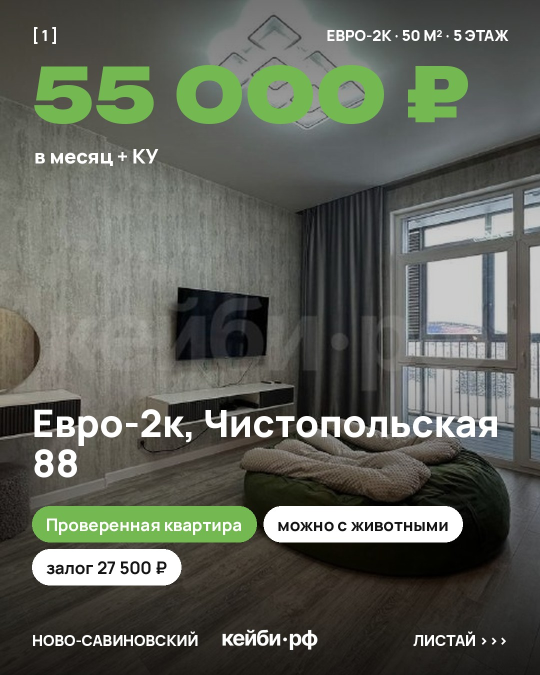
#> input picture posts/62059/1.jpg, 1080 x 1350 px (shown at 1/2 size)
$ python -i autopost.py   (imports and definitions only)
#> lines starting #> are read from the running program, lines starting #| are printed output that depends on the picture
#> further down, picture is the input picture: PIL image 1080x1350 RGB; mean R, G, B 94.6, 98.5, 88.7
"""Автопостинг каруселей из t.me/adresakzn в Instagram @keyby_kzn.

Команды:
  python autopost.py prepare            — выбрать объявление, собрать слайды в posts/<id>/
  python autopost.py publish <id>       — опубликовать карусель posts/<id>/ в Instagram
  python autopost.py refresh            — продлить токен Instagram (печатает новый токен)
"""
import io
import json
import os
import re
import sys
import time
from pathlib import Path

import requests
from bs4 import BeautifulSoup
from PIL import Image, ImageDraw, ImageFont

ROOT = Path(__file__).parent
POSTS = ROOT / "posts"
STATE = ROOT / "state" / "posted.json"
FONTS = ROOT / "fonts"

CHANNEL = os.environ.get("TG_CHANNEL", "adresakzn")
REPO = os.environ.get("GITHUB_REPOSITORY", "mkrvu/keyby_kzn-autopost")
BRANCH = os.environ.get("GITHUB_REF_NAME", "main")
GRAPH = "https://graph.instagram.com/v23.0"
UA = {"User-Agent": "Mozilla/5.0 (Macintosh; Intel Mac OS X 10_15_7) AppleWebKit/537.36 Chrome/124 Safari/537.36"}

W, H = 1080, 1350
ACCENT = (116, 184, 81)  # зелёный кейби
WHITE = (255, 255, 255)


# ---------------------------------------------------------------- Telegram

# [59 lines left out: functions fetch_page, parse_messages, collect_listings, not called in this run]


TYPES = [
    (r"студия", "Студия", "СТУДИЯ", "СТУДИЯ"),
    (r"евро-?2\s*к", "Евро-2к", "ЕВРО-ДВУШКА", "ЕВРО-2К КВАРТИРА"),
    (r"евро-?3\s*к", "Евро-3к", "ЕВРО-ТРЁШКА", "ЕВРО-3К КВАРТИРА"),
    (r"евро-?4\s*к", "Евро-4к", "ЕВРО-4К", "ЕВРО-4К КВАРТИРА"),
    (r"1\s*к", "1к", "ОДНУШКА", "1-К КВАРТИРА"),
    (r"2\s*к", "2к", "ДВУШКА", "2-К КВАРТИРА"),
    (r"3\s*к", "3к", "ТРЁШКА", "3-К КВАРТИРА"),
    (r"4\s*к", "4к", "4-КОМНАТНАЯ", "4-К КВАРТИРА"),
    (r"комната", "Комната", "КОМНАТА", "КОМНАТА"),
]


def money(s):
    d = re.sub(r"\D", "", s or "")
    return f"{int(d):,}".replace(",", ".") if d else ""


# [45 lines left out: function parse_text, not called in this run]


# ---------------------------------------------------------------- рендер
# Шаблон: фото на весь слайд, затемнение; сверху «[ N ]» и характеристики,
# крупно цена/заголовок зелёным, теги-плашки снизу, логотип кейби.рф на каждом слайде.

TEXTS = ROOT / "texts"
LOGO_PNG = ROOT / "assets" / "logo.png"
DARK = (20, 20, 20)
PAD = 64


def font(name, size):
    return ImageFont.truetype(str(FONTS / f"{name}.ttf"), size)


# [4 lines left out: function load_img, not called in this run]


def cover_fit(im, w, h):
#> called with w = 1080, h = 1350
    s = max(w / im.width, h / im.height)
#> s = 1
    nw, nh = max(w, round(im.width * s)), max(h, round(im.height * s))
#> nw = 1080; nh = 1350
    r = im.resize((nw, nh), Image.LANCZOS)
    l, t = (nw - w) // 2, (nh - h) // 2
#> l = 0; t = 0
    return r.crop((l, t, l + w, t + h))


def shade(img, top=0.55, mid=0.25, bottom=0.8):
    """Затемнение: сверху и снизу сильнее, чтобы читался текст."""
#> called with top = 0.55, mid = 0.25, bottom = 0.8
    mask = Image.new("L", (1, H))
    for y in range(H):
        t = y / H
        a = top + (mid - top) * (t / 0.35) if t < 0.35 else (mid if t < 0.5 else mid + (bottom - mid) * ((t - 0.5) / 0.5))
        mask.putpixel((0, y), int(255 * a))
    return Image.composite(Image.new("RGB", (W, H), (0, 0, 0)), img, mask.resize((W, H)))
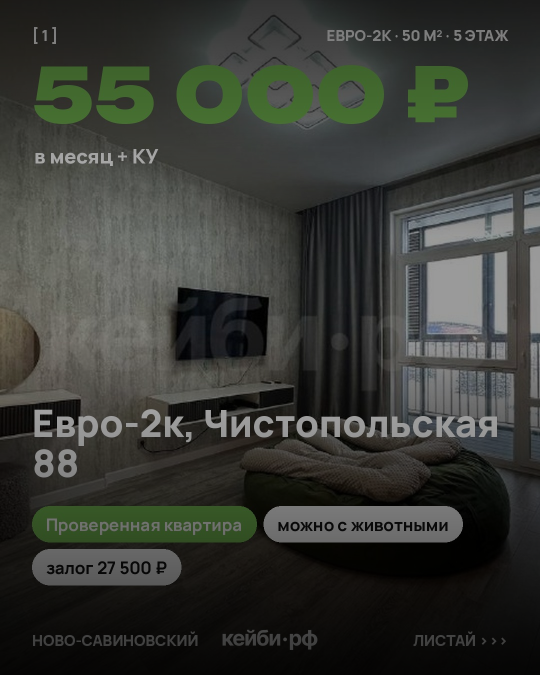
#> returned value: PIL image 1080x1350 RGB (shown at 1/2 size); mean R, G, B 55.7, 58.1, 52.8


def base(photo, **kw):
    return shade(cover_fit(photo, W, H), **kw)


# [50 lines left out: functions wrap, text_block, tag_row, not called in this run]


_logo_cache = {}


# [21 lines left out: functions logo, header, specs, not called in this run]


def price_big(info):
    return info["price"].replace(".", " ") + " ₽"


# [91 lines left out: functions headline, slide_cover, slide_photo, slide_terms, not called in this run]


AI_PROMPT = """Ты делаешь карусель для Instagram сервиса аренды квартир кейби.рф.
Объявление: {listing}
Тебе даны фото квартиры, пронумерованные с 0. Верни ТОЛЬКО JSON без пояснений:
{{"cover": <номер самого привлекательного светлого общего кадра>,
 "slides": [{{"photo": <номер>, "room": "<комната: Кухня-гостиная, Кухня, Гостиная, Спальня, Санузел, Прихожая, Балкон, Детская, Кабинет>",
   "title": "<короткий цепляющий заголовок о том, что видно на фото, 2-5 слов, строчными, без точки>",
   "tags": ["<2-3 предмета мебели или техники, которые ТОЧНО видны на этом фото, 1-3 слова каждый>"]}}],
 "terms_photo": <номер фото для фона слайда условий, не повторять cover>}}
Правила: в slides от 4 до 7 фото, без cover и без почти одинаковых кадров; порядок — как экскурсия
(общая комната/кухня → спальня → санузел → прочее); не придумывай то, чего нет на фото;
не пиши про цену и адрес; заголовки разные; без эмодзи."""


# [89 lines left out: functions ai_plan, plan_slides, render, caption, load_state, not called in this run]


def save_state(st):
    STATE.parent.mkdir(parents=True, exist_ok=True)
    STATE.write_text(json.dumps(st, ensure_ascii=False, indent=1))


# ---------------------------------------------------------------- Instagram

# [65 lines left out: functions ig, publish, refresh, main, not called in this run]


# [2 lines not run here, left out]

>>> from PIL import Image
>>> picture = Image.open('posts/62059/1.jpg')
>>> result = base(picture)

$ run again, on posts/62065/2.jpg
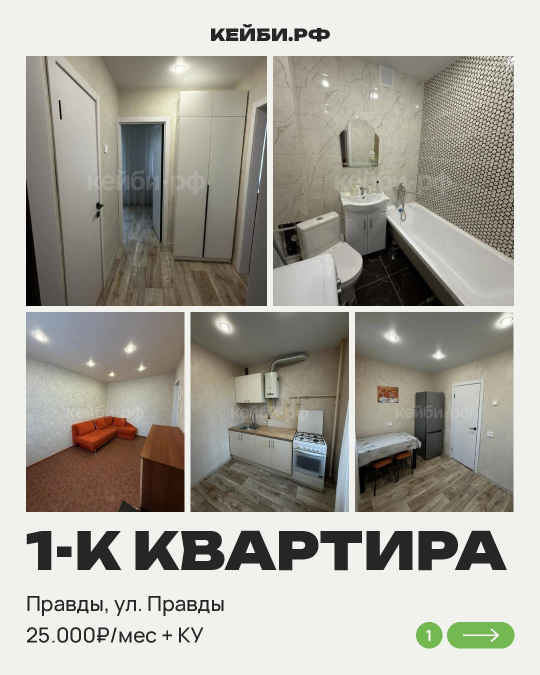
#> input picture posts/62065/2.jpg, 1080 x 1350 px (shown at 1/2 size)
#> picture is the input picture: PIL image 1080x1350 RGB; mean R, G, B 168.5, 166, 157.4
#> in shade, `return Image.composite(Image.new("RGB", (W, H), (0, 0, 0)), img, mask...`:
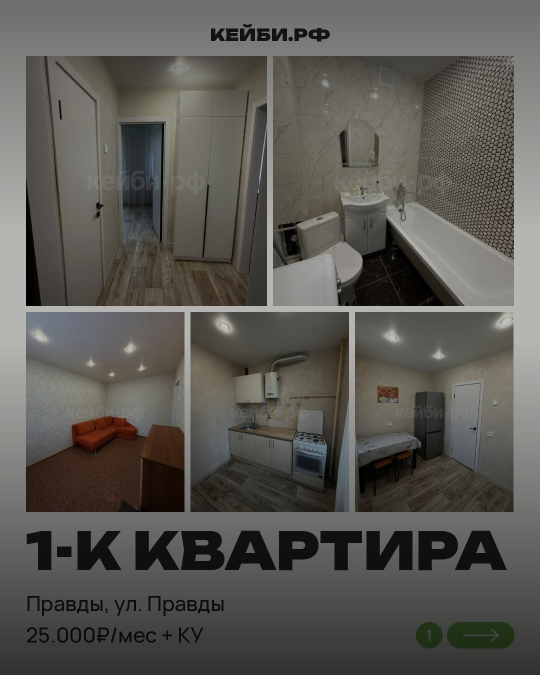
#> returned value: PIL image 1080x1350 RGB (shown at 1/2 size); mean R, G, B 90.4, 88.6, 83.7

$ run again, on posts/62065/3.jpg
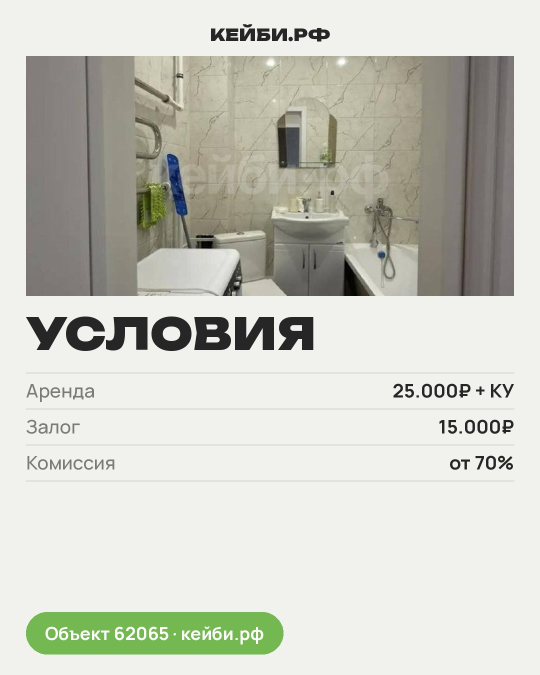
#> input picture posts/62065/3.jpg, 1080 x 1350 px (shown at 1/2 size)
#> picture is the input picture: PIL image 1080x1350 RGB; mean R, G, B 202.7, 204.1, 194.3
#> in shade, `return Image.composite(Image.new("RGB", (W, H), (0, 0, 0)), img, mask...`:
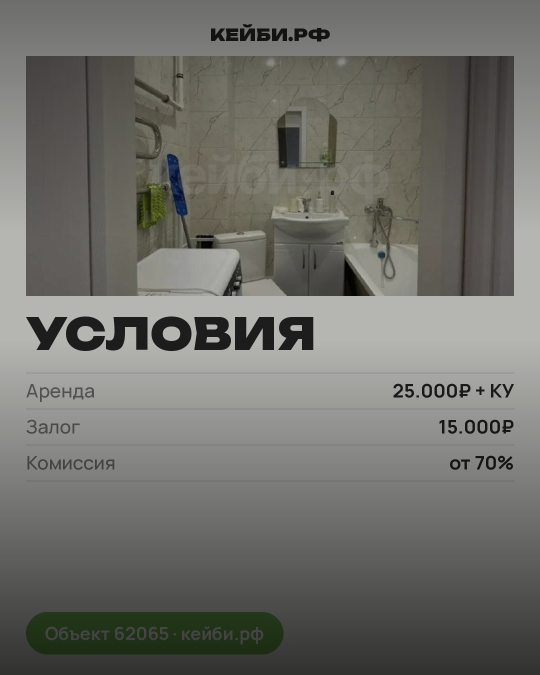
#> returned value: PIL image 1080x1350 RGB (shown at 1/2 size); mean R, G, B 110.9, 111.1, 106.1

$ run again, on posts/62239/1.jpg
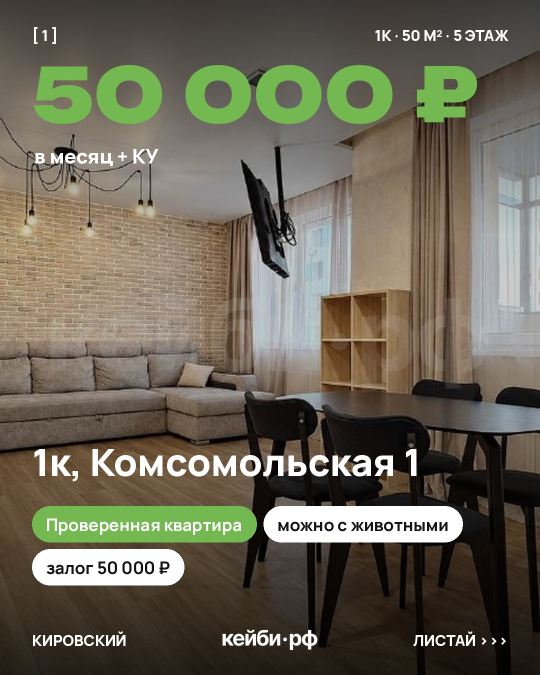
#> input picture posts/62239/1.jpg, 1080 x 1350 px (shown at 1/2 size)
#> picture is the input picture: PIL image 1080x1350 RGB; mean R, G, B 106.5, 101.6, 86.1
#> in shade, `return Image.composite(Image.new("RGB", (W, H), (0, 0, 0)), img, mask...`:
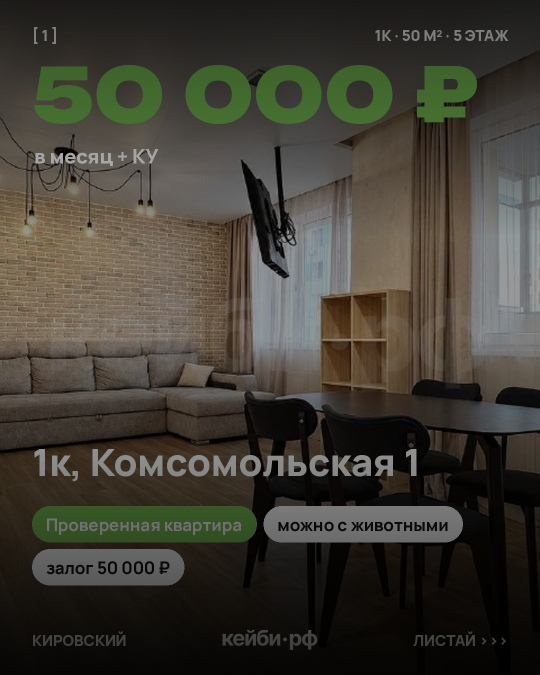
#> returned value: PIL image 1080x1350 RGB (shown at 1/2 size); mean R, G, B 64.4, 61.2, 52.3
